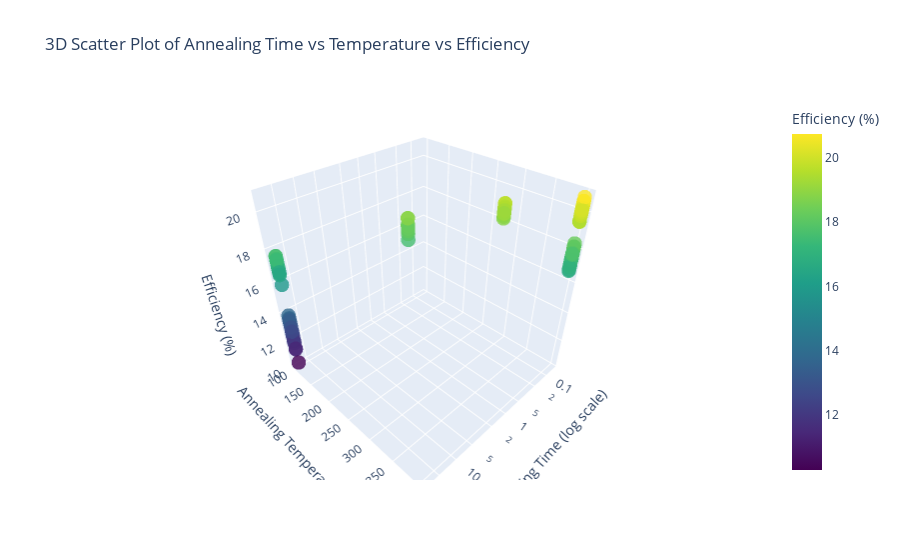

Here is the notebook cell this chart was saved with:
### Code cell
import plotly.graph_objects as go

hover_text = []
for index, row in df_clean.iterrows():
  # Format the chemical formula with proper subscripts
  composition = row['data.perovskite.composition_long_form']
  # Replace numbers with HTML subscript format
  formatted_composition = ''
  i = 0
  while i < len(composition):
    if i < len(composition)-1 and composition[i].isalpha() and composition[i+1].isdigit():
      # Get the element symbol
      element = composition[i]
      # Move to the first digit
      i += 1
      # Collect all digits and decimals for the subscript
      num_str = ''
      while i < len(composition) and (composition[i].isdigit() or composition[i] == '.'):
        num_str += composition[i]
        i += 1
      # Add the element with subscripted number
      formatted_composition += element + '<sub>' + num_str + '</sub>'
    else:
      formatted_composition += composition[i]
      i += 1
  
  hover_text.append(
    f"<b>Composition:</b> {formatted_composition}<br>" +
    f"<b>Efficiency:</b> {row['results.properties.optoelectronic.solar_cell.efficiency']:.2f}%<br>" +
    f"<b>Annealing Temp:</b> {row['data.perovskite_deposition.thermal_annealing_temperature']}°C<br>" + 
    f"<b>Annealing Time:</b> {row['data.perovskite_deposition.thermal_annealing_time']} hr<br>" +
    f"<b>Solvents:</b> {row['data.perovskite_deposition.solvents']}<br>" +
    f"<b>Solvent Ratios:</b> {row['data.perovskite_deposition.solvents_mixing_ratios']}"
  )

fig = go.Figure(data=[go.Scatter3d(
  x=df_clean['data.perovskite_deposition.thermal_annealing_time'],
  y=df_clean['data.perovskite_deposition.thermal_annealing_temperature'],
  z=df_clean['results.properties.optoelectronic.solar_cell.efficiency'],
  mode='markers',
  marker=dict(
    size=5,
    opacity=0.8,
    color=df_clean['results.properties.optoelectronic.solar_cell.efficiency'],
    colorscale='Viridis',
    colorbar=dict(title='Efficiency (%)')
  ),
  text=hover_text,
  hoverinfo='text'
)])

fig.update_layout(
  scene=dict(
    xaxis_title='Annealing Time (log scale)',
    yaxis_title='Annealing Temperature (°C)',
    zaxis_title='Efficiency (%)',
    xaxis=dict(type="log")
  ),
  title='3D Scatter Plot of Annealing Time vs Temperature vs Efficiency'
)

fig.show()

### Figure 1 — Plotly figure (JSON) as saved in the notebook; plotly's stock layout.template omitted (floating-point values rounded to 4 significant figures)
{"data": [{"hoverinfo": "text", "marker": {"color": [20.28, 17.59, 17.75, 16.99, 17.12, 18.5, 17.6, 12.51, 13.38, 17.41, 11.99, 16.96, 17.16, 20.14, 18.32, 18.32, 19.15, 19.25, 19.24, 12.58, 13.62, 17.42, 17.17, 18.32, 19.71, 19.49, 20.17, 16.81, 20.37, 20.18, 18.05, 20.55, 16.85, 16.79, 19.42, 13.15, 17.5, 17.6, 18.05, 18.87, 19.22, 17.3, 19.33, 20.27, 18.48, 18.27, 12.32, 19.04, 16.81, 16.72, 19.69, 13.56, 13.82, 19.13, 17.37, 19.14, 16.72, 19.51, 20.45, 19.52, 19.43, 17.69, 11.33, 18.96, 18.12, 13.32, 12.73, 11.83, 17.58, 16.55, 16.9, 16.98, 17.09, 17.33, 12.03, 20.37, 17.95, 17.39, 19.05, 10.28, 17.96, 19.33, 17.95, 13.53, 15.85, 13.47, 11.38, 18.86, 17.47, 13.37, 18.12, 19.8, 20.09, 19.89, 20.36, 19.24, 18.14, 18.13, 16.63, 12.97, 19.99, 19.13, 20.56, 18.14, 18.41, 18.26, 16.46, 12.66, 19.51, 17.33, 16.95, 20.18, 17.68, 19.31, 17.75, 20.75, 20.08, 19.15, 18.86], "colorbar": {"title": {"text": "Efficiency (%)"}}, "colorscale": [[0, "#440154"], [0.1111, "#482878"], [0.2222, "#3e4989"], [0.3333, "#31688e"], [0.4444, "#26828e"], [0.5556, "#1f9e89"], [0.6667, "#35b779"], [0.7778, "#6ece58"], [0.8889, "#b5de2b"], [1, "#fde725"]], "opacity": 0.8, "size": 5}, "mode": "markers", "text": ["<b>Composition:</b> FA<sub>0.85</sub>MA<sub>0.15</sub>PbBr<sub>0.45</sub>I<sub>2.55</sub><br><b>Efficiency:</b> 20.28%<br><b>Annealing Temp:</b> 400.0°C<br><b>Annealing Time:</b> 0.066 hr<br><b>Solvents:</b> DMF; DMSO<br><b>Solvent Ratios:</b> 4; 1", "<b>Composition:</b> FA<sub>0.85</sub>MA<sub>0.15</sub>PbBr<sub>0.45</sub>I<sub>2.55</sub><br><b>Efficiency:</b> 17.59%<br><b>Annealing Temp:</b> 400.0°C<br><b>Annealing Time:</b> 0.066 hr<br><b>Solvents:</b> DMF; DMSO<br><b>Solvent Ratios:</b> 4; 1", "<b>Composition:</b> FA<sub>0.85</sub>MA<sub>0.15</sub>PbBr<sub>0.45</sub>I<sub>2.55</sub><br><b>Efficiency:</b> 17.75%<br><b>Annealing Temp:</b> 400.0°C<br><b>Annealing Time:</b> 0.066 hr<br><b>Solvents:</b> DMF; DMSO<br><b>Solvent Ratios:</b> 4; 1", "<b>Composition:</b> FA<sub>0.85</sub>MA<sub>0.15</sub>PbBr<sub>0.45</sub>I<sub>2.55</sub><br><b>Efficiency:</b> 16.99%<br><b>Annealing Temp:</b> 100.0°C<br><b>Annealing Time:</b> 30.0 hr<br><b>Solvents:</b> DMF; DMSO<br><b>Solvent Ratios:</b> 4; 1", "<b>Composition:</b> FA<sub>0.85</sub>MA<sub>0.15</sub>PbBr<sub>0.45</sub>I<sub>2.55</sub><br><b>Efficiency:</b> 17.12%<br><b>Annealing Temp:</b> 100.0°C<br><b>Annealing Time:</b> 30.0 hr<br><b>Solvents:</b> DMF; DMSO<br><b>Solvent Ratios:</b> 4; 1", "<b>Composition:</b> FA<sub>0.85</sub>MA<sub>0.15</sub>PbBr<sub>0.45</sub>I<sub>2.55</sub><br><b>Efficiency:</b> 18.50%<br><b>Annealing Temp:</b> 200.0°C<br><b>Annealing Time:</b> 1.0 hr<br><b>Solvents:</b> DMF; DMSO<br><b>Solvent Ratios:</b> 4; 1", "<b>Composition:</b> FA<sub>0.85</sub>MA<sub>0.15</sub>PbBr<sub>0.45</sub>I<sub>2.55</sub><br><b>Efficiency:</b> 17.60%<br><b>Annealing Temp:</b> 200.0°C<br><b>Annealing Time:</b> 1.0 hr<br><b>Solvents:</b> DMF; DMSO<br><b>Solvent Ratios:</b> 4; 1", "<b>Composition:</b> FA<sub>0.85</sub>MA<sub>0.15</sub>PbBr<sub>0.45</sub>I<sub>2.55</sub><br><b>Efficiency:</b> 12.51%<br><b>Annealing Temp:</b> 100.0°C<br><b>Annealing Time:</b> 30.0 hr<br><b>Solvents:</b> DMF; DMSO<br><b>Solvent Ratios:</b> 4; 1", "<b>Composition:</b> FA<sub>0.85</sub>MA<sub>0.15</sub>PbBr<sub>0.45</sub>I<sub>2.55</sub><br><b>Efficiency:</b> 13.38%<br><b>Annealing Temp:</b> 100.0°C<br><b>Annealing Time:</b> 30.0 hr<br><b>Solvents:</b> DMF; DMSO<br><b>Solvent Ratios:</b> 4; 1", "<b>Composition:</b> FA<sub>0.85</sub>MA<sub>0.15</sub>PbBr<sub>0.45</sub>I<sub>2.55</sub><br><b>Efficiency:</b> 17.41%<br><b>Annealing Temp:</b> 100.0°C<br><b>Annealing Time:</b> 30.0 hr<br><b>Solvents:</b> DMF; DMSO<br><b>Solvent Ratios:</b> 4; 1", "<b>Composition:</b> FA<sub>0.85</sub>MA<sub>0.15</sub>PbBr<sub>0.45</sub>I<sub>2.55</sub><br><b>Efficiency:</b> 11.99%<br><b>Annealing Temp:</b> 100.0°C<br><b>Annealing Time:</b> 30.0 hr<br><b>Solvents:</b> DMF; DMSO<br><b>Solvent Ratios:</b> 4; 1", "<b>Composition:</b> FA<sub>0.85</sub>MA<sub>0.15</sub>PbBr<sub>0.45</sub>I<sub>2.55</sub><br><b>Efficiency:</b> 16.96%<br><b>Annealing Temp:</b> 100.0°C<br><b>Annealing Time:</b> 30.0 hr<br><b>Solvents:</b> DMF; DMSO<br><b>Solvent Ratios:</b> 4; 1", "<b>Composition:</b> FA<sub>0.85</sub>MA<sub>0.15</sub>PbBr<sub>0.45</sub>I<sub>2.55</sub><br><b>Efficiency:</b> 17.16%<br><b>Annealing Temp:</b> 100.0°C<br><b>Annealing Time:</b> 30.0 hr<br><b>Solvents:</b> DMF; DMSO<br><b>Solvent Ratios:</b> 4; 1", "<b>Composition:</b> FA<sub>0.85</sub>MA<sub>0.15</sub>PbBr<sub>0.45</sub>I<sub>2.55</sub><br><b>Efficiency:</b> 20.14%<br><b>Annealing Temp:</b> 400.0°C<br><b>Annealing Time:</b> 0.066 hr<br><b>Solvents:</b> DMF; DMSO<br><b>Solvent Ratios:</b> 4; 1", "<b>Composition:</b> FA<sub>0.85</sub>MA<sub>0.15</sub>PbBr<sub>0.45</sub>I<sub>2.55</sub><br><b>Efficiency:</b> 18.32%<br><b>Annealing Temp:</b> 400.0°C<br><b>Annealing Time:</b> 0.066 hr<br><b>Solvents:</b> DMF; DMSO<br><b>Solvent Ratios:</b> 4; 1", "<b>Composition:</b> FA<sub>0.85</sub>MA<sub>0.15</sub>PbBr<sub>0.45</sub>I<sub>2.55</sub><br><b>Efficiency:</b> 18.32%<br><b>Annealing Temp:</b> 200.0°C<br><b>Annealing Time:</b> 1.0 hr<br><b>Solvents:</b> DMF; DMSO<br><b>Solvent Ratios:</b> 4; 1", "<b>Composition:</b> FA<sub>0.85</sub>MA<sub>0.15</sub>PbBr<sub>0.45</sub>I<sub>2.55</sub><br><b>Efficiency:</b> 19.15%<br><b>Annealing Temp:</b> 300.0°C<br><b>Annealing Time:</b> 0.133 hr<br><b>Solvents:</b> DMF; DMSO<br><b>Solvent Ratios:</b> 4; 1", "<b>Composition:</b> FA<sub>0.85</sub>MA<sub>0.15</sub>PbBr<sub>0.45</sub>I<sub>2.55</sub><br><b>Efficiency:</b> 19.25%<br><b>Annealing Temp:</b> 300.0°C<br><b>Annealing Time:</b> 0.133 hr<br><b>Solvents:</b> DMF; DMSO<br><b>Solvent Ratios:</b> 4; 1", "<b>Composition:</b> FA<sub>0.85</sub>MA<sub>0.15</sub>PbBr<sub>0.45</sub>I<sub>2.55</sub><br><b>Efficiency:</b> 19.24%<br><b>Annealing Temp:</b> 300.0°C<br><b>Annealing Time:</b> 0.133 hr<br><b>Solvents:</b> DMF; DMSO<br><b>Solvent Ratios:</b> 4; 1", "<b>Composition:</b> FA<sub>0.85</sub>MA<sub>0.15</sub>PbBr<sub>0.45</sub>I<sub>2.55</sub><br><b>Efficiency:</b> 12.58%<br><b>Annealing Temp:</b> 100.0°C<br><b>Annealing Time:</b> 30.0 hr<br><b>Solvents:</b> DMF; DMSO<br><b>Solvent Ratios:</b> 4; 1", "<b>Composition:</b> FA<sub>0.85</sub>MA<sub>0.15</sub>PbBr<sub>0.45</sub>I<sub>2.55</sub><br><b>Efficiency:</b> 13.62%<br><b>Annealing Temp:</b> 100.0°C<br><b>Annealing Time:</b> 30.0 hr<br><b>Solvents:</b> DMF; DMSO<br><b>Solvent Ratios:</b> 4; 1", "<b>Composition:</b> FA<sub>0.85</sub>MA<sub>0.15</sub>PbBr<sub>0.45</sub>I<sub>2.55</sub><br><b>Efficiency:</b> 17.42%<br><b>Annealing Temp:</b> 100.0°C<br><b>Annealing Time:</b> 30.0 hr<br><b>Solvents:</b> DMF; DMSO<br><b>Solvent Ratios:</b> 4; 1", "<b>Composition:</b> FA<sub>0.85</sub>MA<sub>0.15</sub>PbBr<sub>0.45</sub>I<sub>2.55</sub><br><b>Efficiency:</b> 17.17%<br><b>Annealing Temp:</b> 400.0°C<br><b>Annealing Time:</b> 0.066 hr<br><b>Solvents:</b> DMF; DMSO<br><b>Solvent Ratios:</b> 4; 1", "<b>Composition:</b> FA<sub>0.85</sub>MA<sub>0.15</sub>PbBr<sub>0.45</sub>I<sub>2.55</sub><br><b>Efficiency:</b> 18.32%<br><b>Annealing Temp:</b> 200.0°C<br><b>Annealing Time:</b> 1.0 hr<br><b>Solvents:</b> DMF; DMSO<br><b>Solvent Ratios:</b> 4; 1", "<b>Composition:</b> FA<sub>0.85</sub>MA<sub>0.15</sub>PbBr<sub>0.45</sub>I<sub>2.55</sub><br><b>Efficiency:</b> 19.71%<br><b>Annealing Temp:</b> 300.0°C<br><b>Annealing Time:</b> 0.133 hr<br><b>Solvents:</b> DMF; DMSO<br><b>Solvent Ratios:</b> 4; 1", "<b>Composition:</b> FA<sub>0.85</sub>MA<sub>0.15</sub>PbBr<sub>0.45</sub>I<sub>2.55</sub><br><b>Efficiency:</b> 19.49%<br><b>Annealing Temp:</b> 400.0°C<br><b>Annealing Time:</b> 0.066 hr<br><b>Solvents:</b> DMF; DMSO<br><b>Solvent Ratios:</b> 4; 1", "<b>Composition:</b> FA<sub>0.85</sub>MA<sub>0.15</sub>PbBr<sub>0.45</sub>I<sub>2.55</sub><br><b>Efficiency:</b> 20.17%<br><b>Annealing Temp:</b> 400.0°C<br><b>Annealing Time:</b> 0.066 hr<br><b>Solvents:</b> DMF; DMSO<br><b>Solvent Ratios:</b> 4; 1", "<b>Composition:</b> FA<sub>0.85</sub>MA<sub>0.15</sub>PbBr<sub>0.45</sub>I<sub>2.55</sub><br><b>Efficiency:</b> 16.81%<br><b>Annealing Temp:</b> 100.0°C<br><b>Annealing Time:</b> 30.0 hr<br><b>Solvents:</b> DMF; DMSO<br><b>Solvent Ratios:</b> 4; 1", "<b>Composition:</b> FA<sub>0.85</sub>MA<sub>0.15</sub>PbBr<sub>0.45</sub>I<sub>2.55</sub><br><b>Efficiency:</b> 20.37%<br><b>Annealing Temp:</b> 400.0°C<br><b>Annealing Time:</b> 0.066 hr<br><b>Solvents:</b> DMF; DMSO<br><b>Solvent Ratios:</b> 4; 1", "<b>Composition:</b> FA<sub>0.85</sub>MA<sub>0.15</sub>PbBr<sub>0.45</sub>I<sub>2.55</sub><br><b>Efficiency:</b> 20.18%<br><b>Annealing Temp:</b> 400.0°C<br><b>Annealing Time:</b> 0.066 hr<br><b>Solvents:</b> DMF; DMSO<br><b>Solvent Ratios:</b> 4; 1", "<b>Composition:</b> FA<sub>0.85</sub>MA<sub>0.15</sub>PbBr<sub>0.45</sub>I<sub>2.55</sub><br><b>Efficiency:</b> 18.05%<br><b>Annealing Temp:</b> 400.0°C<br><b>Annealing Time:</b> 0.066 hr<br><b>Solvents:</b> DMF; DMSO<br><b>Solvent Ratios:</b> 4; 1", "<b>Composition:</b> FA<sub>0.85</sub>MA<sub>0.15</sub>PbBr<sub>0.45</sub>I<sub>2.55</sub><br><b>Efficiency:</b> 20.55%<br><b>Annealing Temp:</b> 400.0°C<br><b>Annealing Time:</b> 0.066 hr<br><b>Solvents:</b> DMF; DMSO<br><b>Solvent Ratios:</b> 4; 1", "<b>Composition:</b> FA<sub>0.85</sub>MA<sub>0.15</sub>PbBr<sub>0.45</sub>I<sub>2.55</sub><br><b>Efficiency:</b> 16.85%<br><b>Annealing Temp:</b> 100.0°C<br><b>Annealing Time:</b> 30.0 hr<br><b>Solvents:</b> DMF; DMSO<br><b>Solvent Ratios:</b> 4; 1", "<b>Composition:</b> FA<sub>0.85</sub>MA<sub>0.15</sub>PbBr<sub>0.45</sub>I<sub>2.55</sub><br><b>Efficiency:</b> 16.79%<br><b>Annealing Temp:</b> 400.0°C<br><b>Annealing Time:</b> 0.066 hr<br><b>Solvents:</b> DMF; DMSO<br><b>Solvent Ratios:</b> 4; 1", "<b>Composition:</b> FA<sub>0.85</sub>MA<sub>0.15</sub>PbBr<sub>0.45</sub>I<sub>2.55</sub><br><b>Efficiency:</b> 19.42%<br><b>Annealing Temp:</b> 300.0°C<br><b>Annealing Time:</b> 0.133 hr<br><b>Solvents:</b> DMF; DMSO<br><b>Solvent Ratios:</b> 4; 1", "<b>Composition:</b> FA<sub>0.85</sub>MA<sub>0.15</sub>PbBr<sub>0.45</sub>I<sub>2.55</sub><br><b>Efficiency:</b> 13.15%<br><b>Annealing Temp:</b> 100.0°C<br><b>Annealing Time:</b> 30.0 hr<br><b>Solvents:</b> DMF; DMSO<br><b>Solvent Ratios:</b> 4; 1", "<b>Composition:</b> FA<sub>0.85</sub>MA<sub>0.15</sub>PbBr<sub>0.45</sub>I<sub>2.55</sub><br><b>Efficiency:</b> 17.50%<br><b>Annealing Temp:</b> 400.0°C<br><b>Annealing Time:</b> 0.066 hr<br><b>Solvents:</b> DMF; DMSO<br><b>Solvent Ratios:</b> 4; 1", "<b>Composition:</b> FA<sub>0.85</sub>MA<sub>0.15</sub>PbBr<sub>0.45</sub>I<sub>2.55</sub><br><b>Efficiency:</b> 17.60%<br><b>Annealing Temp:</b> 100.0°C<br><b>Annealing Time:</b> 30.0 hr<br><b>Solvents:</b> DMF; DMSO<br><b>Solvent Ratios:</b> 4; 1", "<b>Composition:</b> FA<sub>0.85</sub>MA<sub>0.15</sub>PbBr<sub>0.45</sub>I<sub>2.55</sub><br><b>Efficiency:</b> 18.05%<br><b>Annealing Temp:</b> 400.0°C<br><b>Annealing Time:</b> 0.066 hr<br><b>Solvents:</b> DMF; DMSO<br><b>Solvent Ratios:</b> 4; 1", "<b>Composition:</b> FA<sub>0.85</sub>MA<sub>0.15</sub>PbBr<sub>0.45</sub>I<sub>2.55</sub><br><b>Efficiency:</b> 18.87%<br><b>Annealing Temp:</b> 200.0°C<br><b>Annealing Time:</b> 1.0 hr<br><b>Solvents:</b> DMF; DMSO<br><b>Solvent Ratios:</b> 4; 1", "<b>Composition:</b> FA<sub>0.85</sub>MA<sub>0.15</sub>PbBr<sub>0.45</sub>I<sub>2.55</sub><br><b>Efficiency:</b> 19.22%<br><b>Annealing Temp:</b> 300.0°C<br><b>Annealing Time:</b> 0.133 hr<br><b>Solvents:</b> DMF; DMSO<br><b>Solvent Ratios:</b> 4; 1", "<b>Composition:</b> FA<sub>0.85</sub>MA<sub>0.15</sub>PbBr<sub>0.45</sub>I<sub>2.55</sub><br><b>Efficiency:</b> 17.30%<br><b>Annealing Temp:</b> 100.0°C<br><b>Annealing Time:</b> 30.0 hr<br><b>Solvents:</b> DMF; DMSO<br><b>Solvent Ratios:</b> 4; 1", "<b>Composition:</b> FA<sub>0.85</sub>MA<sub>0.15</sub>PbBr<sub>0.45</sub>I<sub>2.55</sub><br><b>Efficiency:</b> 19.33%<br><b>Annealing Temp:</b> 300.0°C<br><b>Annealing Time:</b> 0.133 hr<br><b>Solvents:</b> DMF; DMSO<br><b>Solvent Ratios:</b> 4; 1", "<b>Composition:</b> FA<sub>0.85</sub>MA<sub>0.15</sub>PbBr<sub>0.45</sub>I<sub>2.55</sub><br><b>Efficiency:</b> 20.27%<br><b>Annealing Temp:</b> 400.0°C<br><b>Annealing Time:</b> 0.066 hr<br><b>Solvents:</b> DMF; DMSO<br><b>Solvent Ratios:</b> 4; 1", "<b>Composition:</b> FA<sub>0.85</sub>MA<sub>0.15</sub>PbBr<sub>0.45</sub>I<sub>2.55</sub><br><b>Efficiency:</b> 18.48%<br><b>Annealing Temp:</b> 200.0°C<br><b>Annealing Time:</b> 1.0 hr<br><b>Solvents:</b> DMF; DMSO<br><b>Solvent Ratios:</b> 4; 1", "<b>Composition:</b> FA<sub>0.85</sub>MA<sub>0.15</sub>PbBr<sub>0.45</sub>I<sub>2.55</sub><br><b>Efficiency:</b> 18.27%<br><b>Annealing Temp:</b> 200.0°C<br><b>Annealing Time:</b> 1.0 hr<br><b>Solvents:</b> DMF; DMSO<br><b>Solvent Ratios:</b> 4; 1", "<b>Composition:</b> FA<sub>0.85</sub>MA<sub>0.15</sub>PbBr<sub>0.45</sub>I<sub>2.55</sub><br><b>Efficiency:</b> 12.32%<br><b>Annealing Temp:</b> 100.0°C<br><b>Annealing Time:</b> 30.0 hr<br><b>Solvents:</b> DMF; DMSO<br><b>Solvent Ratios:</b> 4; 1", "<b>Composition:</b> FA<sub>0.85</sub>MA<sub>0.15</sub>PbBr<sub>0.45</sub>I<sub>2.55</sub><br><b>Efficiency:</b> 19.04%<br><b>Annealing Temp:</b> 300.0°C<br><b>Annealing Time:</b> 0.133 hr<br><b>Solvents:</b> DMF; DMSO<br><b>Solvent Ratios:</b> 4; 1", "<b>Composition:</b> FA<sub>0.85</sub>MA<sub>0.15</sub>PbBr<sub>0.45</sub>I<sub>2.55</sub><br><b>Efficiency:</b> 16.81%<br><b>Annealing Temp:</b> 100.0°C<br><b>Annealing Time:</b> 30.0 hr<br><b>Solvents:</b> DMF; DMSO<br><b>Solvent Ratios:</b> 4; 1", "<b>Composition:</b> FA<sub>0.85</sub>MA<sub>0.15</sub>PbBr<sub>0.45</sub>I<sub>2.55</sub><br><b>Efficiency:</b> 16.72%<br><b>Annealing Temp:</b> 400.0°C<br><b>Annealing Time:</b> 0.066 hr<br><b>Solvents:</b> DMF; DMSO<br><b>Solvent Ratios:</b> 4; 1", "<b>Composition:</b> FA<sub>0.85</sub>MA<sub>0.15</sub>PbBr<sub>0.45</sub>I<sub>2.55</sub><br><b>Efficiency:</b> 19.69%<br><b>Annealing Temp:</b> 300.0°C<br><b>Annealing Time:</b> 0.133 hr<br><b>Solvents:</b> DMF; DMSO<br><b>Solvent Ratios:</b> 4; 1", "<b>Composition:</b> FA<sub>0.85</sub>MA<sub>0.15</sub>PbBr<sub>0.45</sub>I<sub>2.55</sub><br><b>Efficiency:</b> 13.56%<br><b>Annealing Temp:</b> 100.0°C<br><b>Annealing Time:</b> 30.0 hr<br><b>Solvents:</b> DMF; DMSO<br><b>Solvent Ratios:</b> 4; 1", "<b>Composition:</b> FA<sub>0.85</sub>MA<sub>0.15</sub>PbBr<sub>0.45</sub>I<sub>2.55</sub><br><b>Efficiency:</b> 13.82%<br><b>Annealing Temp:</b> 100.0°C<br><b>Annealing Time:</b> 30.0 hr<br><b>Solvents:</b> DMF; DMSO<br><b>Solvent Ratios:</b> 4; 1", "<b>Composition:</b> FA<sub>0.85</sub>MA<sub>0.15</sub>PbBr<sub>0.45</sub>I<sub>2.55</sub><br><b>Efficiency:</b> 19.13%<br><b>Annealing Temp:</b> 300.0°C<br><b>Annealing Time:</b> 0.133 hr<br><b>Solvents:</b> DMF; DMSO<br><b>Solvent Ratios:</b> 4; 1", "<b>Composition:</b> FA<sub>0.85</sub>MA<sub>0.15</sub>PbBr<sub>0.45</sub>I<sub>2.55</sub><br><b>Efficiency:</b> 17.37%<br><b>Annealing Temp:</b> 400.0°C<br><b>Annealing Time:</b> 0.066 hr<br><b>Solvents:</b> DMF; DMSO<br><b>Solvent Ratios:</b> 4; 1", "<b>Composition:</b> FA<sub>0.85</sub>MA<sub>0.15</sub>PbBr<sub>0.45</sub>I<sub>2.55</sub><br><b>Efficiency:</b> 19.14%<br><b>Annealing Temp:</b> 300.0°C<br><b>Annealing Time:</b> 0.133 hr<br><b>Solvents:</b> DMF; DMSO<br><b>Solvent Ratios:</b> 4; 1", "<b>Composition:</b> FA<sub>0.85</sub>MA<sub>0.15</sub>PbBr<sub>0.45</sub>I<sub>2.55</sub><br><b>Efficiency:</b> 16.72%<br><b>Annealing Temp:</b> 100.0°C<br><b>Annealing Time:</b> 30.0 hr<br><b>Solvents:</b> DMF; DMSO<br><b>Solvent Ratios:</b> 4; 1", "<b>Composition:</b> FA<sub>0.85</sub>MA<sub>0.15</sub>PbBr<sub>0.45</sub>I<sub>2.55</sub><br><b>Efficiency:</b> 19.51%<br><b>Annealing Temp:</b> 400.0°C<br><b>Annealing Time:</b> 0.066 hr<br><b>Solvents:</b> DMF; DMSO<br><b>Solvent Ratios:</b> 4; 1", "<b>Composition:</b> FA<sub>0.85</sub>MA<sub>0.15</sub>PbBr<sub>0.45</sub>I<sub>2.55</sub><br><b>Efficiency:</b> 20.45%<br><b>Annealing Temp:</b> 400.0°C<br><b>Annealing Time:</b> 0.066 hr<br><b>Solvents:</b> DMF; DMSO<br><b>Solvent Ratios:</b> 4; 1", "<b>Composition:</b> FA<sub>0.85</sub>MA<sub>0.15</sub>PbBr<sub>0.45</sub>I<sub>2.55</sub><br><b>Efficiency:</b> 19.52%<br><b>Annealing Temp:</b> 400.0°C<br><b>Annealing Time:</b> 0.066 hr<br><b>Solvents:</b> DMF; DMSO<br><b>Solvent Ratios:</b> 4; 1", "<b>Composition:</b> FA<sub>0.85</sub>MA<sub>0.15</sub>PbBr<sub>0.45</sub>I<sub>2.55</sub><br><b>Efficiency:</b> 19.43%<br><b>Annealing Temp:</b> 300.0°C<br><b>Annealing Time:</b> 0.133 hr<br><b>Solvents:</b> DMF; DMSO<br><b>Solvent Ratios:</b> 4; 1", "<b>Composition:</b> FA<sub>0.85</sub>MA<sub>0.15</sub>PbBr<sub>0.45</sub>I<sub>2.55</sub><br><b>Efficiency:</b> 17.69%<br><b>Annealing Temp:</b> 400.0°C<br><b>Annealing Time:</b> 0.066 hr<br><b>Solvents:</b> DMF; DMSO<br><b>Solvent Ratios:</b> 4; 1", "<b>Composition:</b> FA<sub>0.85</sub>MA<sub>0.15</sub>PbBr<sub>0.45</sub>I<sub>2.55</sub><br><b>Efficiency:</b> 11.33%<br><b>Annealing Temp:</b> 100.0°C<br><b>Annealing Time:</b> 30.0 hr<br><b>Solvents:</b> DMF; DMSO<br><b>Solvent Ratios:</b> 4; 1", "<b>Composition:</b> FA<sub>0.85</sub>MA<sub>0.15</sub>PbBr<sub>0.45</sub>I<sub>2.55</sub><br><b>Efficiency:</b> 18.96%<br><b>Annealing Temp:</b> 300.0°C<br><b>Annealing Time:</b> 0.133 hr<br><b>Solvents:</b> DMF; DMSO<br><b>Solvent Ratios:</b> 4; 1", "<b>Composition:</b> FA<sub>0.85</sub>MA<sub>0.15</sub>PbBr<sub>0.45</sub>I<sub>2.55</sub><br><b>Efficiency:</b> 18.12%<br><b>Annealing Temp:</b> 400.0°C<br><b>Annealing Time:</b> 0.066 hr<br><b>Solvents:</b> DMF; DMSO<br><b>Solvent Ratios:</b> 4; 1", "<b>Composition:</b> FA<sub>0.85</sub>MA<sub>0.15</sub>PbBr<sub>0.45</sub>I<sub>2.55</sub><br><b>Efficiency:</b> 13.32%<br><b>Annealing Temp:</b> 100.0°C<br><b>Annealing Time:</b> 30.0 hr<br><b>Solvents:</b> DMF; DMSO<br><b>Solvent Ratios:</b> 4; 1", "<b>Composition:</b> FA<sub>0.85</sub>MA<sub>0.15</sub>PbBr<sub>0.45</sub>I<sub>2.55</sub><br><b>Efficiency:</b> 12.73%<br><b>Annealing Temp:</b> 100.0°C<br><b>Annealing Time:</b> 30.0 hr<br><b>Solvents:</b> DMF; DMSO<br><b>Solvent Ratios:</b> 4; 1", "<b>Composition:</b> FA<sub>0.85</sub>MA<sub>0.15</sub>PbBr<sub>0.45</sub>I<sub>2.55</sub><br><b>Efficiency:</b> 11.83%<br><b>Annealing Temp:</b> 100.0°C<br><b>Annealing Time:</b> 30.0 hr<br><b>Solvents:</b> DMF; DMSO<br><b>Solvent Ratios:</b> 4; 1", "<b>Composition:</b> FA<sub>0.85</sub>MA<sub>0.15</sub>PbBr<sub>0.45</sub>I<sub>2.55</sub><br><b>Efficiency:</b> 17.58%<br><b>Annealing Temp:</b> 100.0°C<br><b>Annealing Time:</b> 30.0 hr<br><b>Solvents:</b> DMF; DMSO<br><b>Solvent Ratios:</b> 4; 1", "<b>Composition:</b> FA<sub>0.85</sub>MA<sub>0.15</sub>PbBr<sub>0.45</sub>I<sub>2.55</sub><br><b>Efficiency:</b> 16.55%<br><b>Annealing Temp:</b> 100.0°C<br><b>Annealing Time:</b> 30.0 hr<br><b>Solvents:</b> DMF; DMSO<br><b>Solvent Ratios:</b> 4; 1", "<b>Composition:</b> FA<sub>0.85</sub>MA<sub>0.15</sub>PbBr<sub>0.45</sub>I<sub>2.55</sub><br><b>Efficiency:</b> 16.90%<br><b>Annealing Temp:</b> 100.0°C<br><b>Annealing Time:</b> 30.0 hr<br><b>Solvents:</b> DMF; DMSO<br><b>Solvent Ratios:</b> 4; 1", "<b>Composition:</b> FA<sub>0.85</sub>MA<sub>0.15</sub>PbBr<sub>0.45</sub>I<sub>2.55</sub><br><b>Efficiency:</b> 16.98%<br><b>Annealing Temp:</b> 100.0°C<br><b>Annealing Time:</b> 30.0 hr<br><b>Solvents:</b> DMF; DMSO<br><b>Solvent Ratios:</b> 4; 1", "<b>Composition:</b> FA<sub>0.85</sub>MA<sub>0.15</sub>PbBr<sub>0.45</sub>I<sub>2.55</sub><br><b>Efficiency:</b> 17.09%<br><b>Annealing Temp:</b> 400.0°C<br><b>Annealing Time:</b> 0.066 hr<br><b>Solvents:</b> DMF; DMSO<br><b>Solvent Ratios:</b> 4; 1", "<b>Composition:</b> FA<sub>0.85</sub>MA<sub>0.15</sub>PbBr<sub>0.45</sub>I<sub>2.55</sub><br><b>Efficiency:</b> 17.33%<br><b>Annealing Temp:</b> 100.0°C<br><b>Annealing Time:</b> 30.0 hr<br><b>Solvents:</b> DMF; DMSO<br><b>Solvent Ratios:</b> 4; 1", "<b>Composition:</b> FA<sub>0.85</sub>MA<sub>0.15</sub>PbBr<sub>0.45</sub>I<sub>2.55</sub><br><b>Efficiency:</b> 12.03%<br><b>Annealing Temp:</b> 100.0°C<br><b>Annealing Time:</b> 30.0 hr<br><b>Solvents:</b> DMF; DMSO<br><b>Solvent Ratios:</b> 4; 1", "<b>Composition:</b> FA<sub>0.85</sub>MA<sub>0.15</sub>PbBr<sub>0.45</sub>I<sub>2.55</sub><br><b>Efficiency:</b> 20.37%<br><b>Annealing Temp:</b> 400.0°C<br><b>Annealing Time:</b> 0.066 hr<br><b>Solvents:</b> DMF; DMSO<br><b>Solvent Ratios:</b> 4; 1", "<b>Composition:</b> FA<sub>0.85</sub>MA<sub>0.15</sub>PbBr<sub>0.45</sub>I<sub>2.55</sub><br><b>Efficiency:</b> 17.95%<br><b>Annealing Temp:</b> 400.0°C<br><b>Annealing Time:</b> 0.066 hr<br><b>Solvents:</b> DMF; DMSO<br><b>Solvent Ratios:</b> 4; 1", "<b>Composition:</b> FA<sub>0.85</sub>MA<sub>0.15</sub>PbBr<sub>0.45</sub>I<sub>2.55</sub><br><b>Efficiency:</b> 17.39%<br><b>Annealing Temp:</b> 100.0°C<br><b>Annealing Time:</b> 30.0 hr<br><b>Solvents:</b> DMF; DMSO<br><b>Solvent Ratios:</b> 4; 1", "<b>Composition:</b> FA<sub>0.85</sub>MA<sub>0.15</sub>PbBr<sub>0.45</sub>I<sub>2.55</sub><br><b>Efficiency:</b> 19.05%<br><b>Annealing Temp:</b> 300.0°C<br><b>Annealing Time:</b> 0.133 hr<br><b>Solvents:</b> DMF; DMSO<br><b>Solvent Ratios:</b> 4; 1", "<b>Composition:</b> FA<sub>0.85</sub>MA<sub>0.15</sub>PbBr<sub>0.45</sub>I<sub>2.55</sub><br><b>Efficiency:</b> 10.28%<br><b>Annealing Temp:</b> 100.0°C<br><b>Annealing Time:</b> 30.0 hr<br><b>Solvents:</b> DMF; DMSO<br><b>Solvent Ratios:</b> 4; 1", "<b>Composition:</b> FA<sub>0.85</sub>MA<sub>0.15</sub>PbBr<sub>0.45</sub>I<sub>2.55</sub><br><b>Efficiency:</b> 17.96%<br><b>Annealing Temp:</b> 400.0°C<br><b>Annealing Time:</b> 0.066 hr<br><b>Solvents:</b> DMF; DMSO<br><b>Solvent Ratios:</b> 4; 1", "<b>Composition:</b> FA<sub>0.85</sub>MA<sub>0.15</sub>PbBr<sub>0.45</sub>I<sub>2.55</sub><br><b>Efficiency:</b> 19.33%<br><b>Annealing Temp:</b> 300.0°C<br><b>Annealing Time:</b> 0.133 hr<br><b>Solvents:</b> DMF; DMSO<br><b>Solvent Ratios:</b> 4; 1", "<b>Composition:</b> FA<sub>0.85</sub>MA<sub>0.15</sub>PbBr<sub>0.45</sub>I<sub>2.55</sub><br><b>Efficiency:</b> 17.95%<br><b>Annealing Temp:</b> 200.0°C<br><b>Annealing Time:</b> 1.0 hr<br><b>Solvents:</b> DMF; DMSO<br><b>Solvent Ratios:</b> 4; 1", "<b>Composition:</b> FA<sub>0.85</sub>MA<sub>0.15</sub>PbBr<sub>0.45</sub>I<sub>2.55</sub><br><b>Efficiency:</b> 13.53%<br><b>Annealing Temp:</b> 100.0°C<br><b>Annealing Time:</b> 30.0 hr<br><b>Solvents:</b> DMF; DMSO<br><b>Solvent Ratios:</b> 4; 1", "<b>Composition:</b> FA<sub>0.85</sub>MA<sub>0.15</sub>PbBr<sub>0.45</sub>I<sub>2.55</sub><br><b>Efficiency:</b> 15.85%<br><b>Annealing Temp:</b> 100.0°C<br><b>Annealing Time:</b> 30.0 hr<br><b>Solvents:</b> DMF; DMSO<br><b>Solvent Ratios:</b> 4; 1", "<b>Composition:</b> FA<sub>0.85</sub>MA<sub>0.15</sub>PbBr<sub>0.45</sub>I<sub>2.55</sub><br><b>Efficiency:</b> 13.47%<br><b>Annealing Temp:</b> 100.0°C<br><b>Annealing Time:</b> 30.0 hr<br><b>Solvents:</b> DMF; DMSO<br><b>Solvent Ratios:</b> 4; 1", "<b>Composition:</b> FA<sub>0.85</sub>MA<sub>0.15</sub>PbBr<sub>0.45</sub>I<sub>2.55</sub><br><b>Efficiency:</b> 11.38%<br><b>Annealing Temp:</b> 100.0°C<br><b>Annealing Time:</b> 30.0 hr<br><b>Solvents:</b> DMF; DMSO<br><b>Solvent Ratios:</b> 4; 1", "<b>Composition:</b> FA<sub>0.85</sub>MA<sub>0.15</sub>PbBr<sub>0.45</sub>I<sub>2.55</sub><br><b>Efficiency:</b> 18.86%<br><b>Annealing Temp:</b> 300.0°C<br><b>Annealing Time:</b> 0.133 hr<br><b>Solvents:</b> DMF; DMSO<br><b>Solvent Ratios:</b> 4; 1", "<b>Composition:</b> FA<sub>0.85</sub>MA<sub>0.15</sub>PbBr<sub>0.45</sub>I<sub>2.55</sub><br><b>Efficiency:</b> 17.47%<br><b>Annealing Temp:</b> 400.0°C<br><b>Annealing Time:</b> 0.066 hr<br><b>Solvents:</b> DMF; DMSO<br><b>Solvent Ratios:</b> 4; 1", "<b>Composition:</b> FA<sub>0.85</sub>MA<sub>0.15</sub>PbBr<sub>0.45</sub>I<sub>2.55</sub><br><b>Efficiency:</b> 13.37%<br><b>Annealing Temp:</b> 100.0°C<br><b>Annealing Time:</b> 30.0 hr<br><b>Solvents:</b> DMF; DMSO<br><b>Solvent Ratios:</b> 4; 1", "<b>Composition:</b> FA<sub>0.85</sub>MA<sub>0.15</sub>PbBr<sub>0.45</sub>I<sub>2.55</sub><br><b>Efficiency:</b> 18.12%<br><b>Annealing Temp:</b> 200.0°C<br><b>Annealing Time:</b> 1.0 hr<br><b>Solvents:</b> DMF; DMSO<br><b>Solvent Ratios:</b> 4; 1", "<b>Composition:</b> FA<sub>0.85</sub>MA<sub>0.15</sub>PbBr<sub>0.45</sub>I<sub>2.55</sub><br><b>Efficiency:</b> 19.80%<br><b>Annealing Temp:</b> 400.0°C<br><b>Annealing Time:</b> 0.066 hr<br><b>Solvents:</b> DMF; DMSO<br><b>Solvent Ratios:</b> 4; 1", "<b>Composition:</b> FA<sub>0.85</sub>MA<sub>0.15</sub>PbBr<sub>0.45</sub>I<sub>2.55</sub><br><b>Efficiency:</b> 20.09%<br><b>Annealing Temp:</b> 400.0°C<br><b>Annealing Time:</b> 0.066 hr<br><b>Solvents:</b> DMF; DMSO<br><b>Solvent Ratios:</b> 4; 1", "<b>Composition:</b> FA<sub>0.85</sub>MA<sub>0.15</sub>PbBr<sub>0.45</sub>I<sub>2.55</sub><br><b>Efficiency:</b> 19.89%<br><b>Annealing Temp:</b> 400.0°C<br><b>Annealing Time:</b> 0.066 hr<br><b>Solvents:</b> DMF; DMSO<br><b>Solvent Ratios:</b> 4; 1", "<b>Composition:</b> FA<sub>0.85</sub>MA<sub>0.15</sub>PbBr<sub>0.45</sub>I<sub>2.55</sub><br><b>Efficiency:</b> 20.36%<br><b>Annealing Temp:</b> 400.0°C<br><b>Annealing Time:</b> 0.066 hr<br><b>Solvents:</b> DMF; DMSO<br><b>Solvent Ratios:</b> 4; 1", "<b>Composition:</b> FA<sub>0.85</sub>MA<sub>0.15</sub>PbBr<sub>0.45</sub>I<sub>2.55</sub><br><b>Efficiency:</b> 19.24%<br><b>Annealing Temp:</b> 300.0°C<br><b>Annealing Time:</b> 0.133 hr<br><b>Solvents:</b> DMF; DMSO<br><b>Solvent Ratios:</b> 4; 1", "<b>Composition:</b> FA<sub>0.85</sub>MA<sub>0.15</sub>PbBr<sub>0.45</sub>I<sub>2.55</sub><br><b>Efficiency:</b> 18.14%<br><b>Annealing Temp:</b> 200.0°C<br><b>Annealing Time:</b> 1.0 hr<br><b>Solvents:</b> DMF; DMSO<br><b>Solvent Ratios:</b> 4; 1", "<b>Composition:</b> FA<sub>0.85</sub>MA<sub>0.15</sub>PbBr<sub>0.45</sub>I<sub>2.55</sub><br><b>Efficiency:</b> 18.13%<br><b>Annealing Temp:</b> 200.0°C<br><b>Annealing Time:</b> 1.0 hr<br><b>Solvents:</b> DMF; DMSO<br><b>Solvent Ratios:</b> 4; 1", "<b>Composition:</b> FA<sub>0.85</sub>MA<sub>0.15</sub>PbBr<sub>0.45</sub>I<sub>2.55</sub><br><b>Efficiency:</b> 16.63%<br><b>Annealing Temp:</b> 100.0°C<br><b>Annealing Time:</b> 30.0 hr<br><b>Solvents:</b> DMF; DMSO<br><b>Solvent Ratios:</b> 4; 1", "<b>Composition:</b> FA<sub>0.85</sub>MA<sub>0.15</sub>PbBr<sub>0.45</sub>I<sub>2.55</sub><br><b>Efficiency:</b> 12.97%<br><b>Annealing Temp:</b> 100.0°C<br><b>Annealing Time:</b> 30.0 hr<br><b>Solvents:</b> DMF; DMSO<br><b>Solvent Ratios:</b> 4; 1", "<b>Composition:</b> FA<sub>0.85</sub>MA<sub>0.15</sub>PbBr<sub>0.45</sub>I<sub>2.55</sub><br><b>Efficiency:</b> 19.99%<br><b>Annealing Temp:</b> 400.0°C<br><b>Annealing Time:</b> 0.066 hr<br><b>Solvents:</b> DMF; DMSO<br><b>Solvent Ratios:</b> 4; 1", "<b>Composition:</b> FA<sub>0.85</sub>MA<sub>0.15</sub>PbBr<sub>0.45</sub>I<sub>2.55</sub><br><b>Efficiency:</b> 19.13%<br><b>Annealing Temp:</b> 300.0°C<br><b>Annealing Time:</b> 0.133 hr<br><b>Solvents:</b> DMF; DMSO<br><b>Solvent Ratios:</b> 4; 1", "<b>Composition:</b> FA<sub>0.85</sub>MA<sub>0.15</sub>PbBr<sub>0.45</sub>I<sub>2.55</sub><br><b>Efficiency:</b> 20.56%<br><b>Annealing Temp:</b> 400.0°C<br><b>Annealing Time:</b> 0.066 hr<br><b>Solvents:</b> DMF; DMSO<br><b>Solvent Ratios:</b> 4; 1", "<b>Composition:</b> FA<sub>0.85</sub>MA<sub>0.15</sub>PbBr<sub>0.45</sub>I<sub>2.55</sub><br><b>Efficiency:</b> 18.14%<br><b>Annealing Temp:</b> 400.0°C<br><b>Annealing Time:</b> 0.066 hr<br><b>Solvents:</b> DMF; DMSO<br><b>Solvent Ratios:</b> 4; 1", "<b>Composition:</b> FA<sub>0.85</sub>MA<sub>0.15</sub>PbBr<sub>0.45</sub>I<sub>2.55</sub><br><b>Efficiency:</b> 18.41%<br><b>Annealing Temp:</b> 200.0°C<br><b>Annealing Time:</b> 1.0 hr<br><b>Solvents:</b> DMF; DMSO<br><b>Solvent Ratios:</b> 4; 1", "<b>Composition:</b> FA<sub>0.85</sub>MA<sub>0.15</sub>PbBr<sub>0.45</sub>I<sub>2.55</sub><br><b>Efficiency:</b> 18.26%<br><b>Annealing Temp:</b> 200.0°C<br><b>Annealing Time:</b> 1.0 hr<br><b>Solvents:</b> DMF; DMSO<br><b>Solvent Ratios:</b> 4; 1", "<b>Composition:</b> FA<sub>0.85</sub>MA<sub>0.15</sub>PbBr<sub>0.45</sub>I<sub>2.55</sub><br><b>Efficiency:</b> 16.46%<br><b>Annealing Temp:</b> 100.0°C<br><b>Annealing Time:</b> 30.0 hr<br><b>Solvents:</b> DMF; DMSO<br><b>Solvent Ratios:</b> 4; 1", "<b>Composition:</b> FA<sub>0.85</sub>MA<sub>0.15</sub>PbBr<sub>0.45</sub>I<sub>2.55</sub><br><b>Efficiency:</b> 12.66%<br><b>Annealing Temp:</b> 100.0°C<br><b>Annealing Time:</b> 30.0 hr<br><b>Solvents:</b> DMF; DMSO<br><b>Solvent Ratios:</b> 4; 1", "<b>Composition:</b> FA<sub>0.85</sub>MA<sub>0.15</sub>PbBr<sub>0.45</sub>I<sub>2.55</sub><br><b>Efficiency:</b> 19.51%<br><b>Annealing Temp:</b> 300.0°C<br><b>Annealing Time:</b> 0.133 hr<br><b>Solvents:</b> DMF; DMSO<br><b>Solvent Ratios:</b> 4; 1", "<b>Composition:</b> FA<sub>0.85</sub>MA<sub>0.15</sub>PbBr<sub>0.45</sub>I<sub>2.55</sub><br><b>Efficiency:</b> 17.33%<br><b>Annealing Temp:</b> 400.0°C<br><b>Annealing Time:</b> 0.066 hr<br><b>Solvents:</b> DMF; DMSO<br><b>Solvent Ratios:</b> 4; 1", "<b>Composition:</b> FA<sub>0.85</sub>MA<sub>0.15</sub>PbBr<sub>0.45</sub>I<sub>2.55</sub><br><b>Efficiency:</b> 16.95%<br><b>Annealing Temp:</b> 400.0°C<br><b>Annealing Time:</b> 0.066 hr<br><b>Solvents:</b> DMF; DMSO<br><b>Solvent Ratios:</b> 4; 1", "<b>Composition:</b> FA<sub>0.85</sub>MA<sub>0.15</sub>PbBr<sub>0.45</sub>I<sub>2.55</sub><br><b>Efficiency:</b> 20.18%<br><b>Annealing Temp:</b> 400.0°C<br><b>Annealing Time:</b> 0.066 hr<br><b>Solvents:</b> DMF; DMSO<br><b>Solvent Ratios:</b> 4; 1", "<b>Composition:</b> FA<sub>0.85</sub>MA<sub>0.15</sub>PbBr<sub>0.45</sub>I<sub>2.55</sub><br><b>Efficiency:</b> 17.68%<br><b>Annealing Temp:</b> 400.0°C<br><b>Annealing Time:</b> 0.066 hr<br><b>Solvents:</b> DMF; DMSO<br><b>Solvent Ratios:</b> 4; 1", "<b>Composition:</b> FA<sub>0.85</sub>MA<sub>0.15</sub>PbBr<sub>0.45</sub>I<sub>2.55</sub><br><b>Efficiency:</b> 19.31%<br><b>Annealing Temp:</b> 300.0°C<br><b>Annealing Time:</b> 0.133 hr<br><b>Solvents:</b> DMF; DMSO<br><b>Solvent Ratios:</b> 4; 1", "<b>Composition:</b> FA<sub>0.85</sub>MA<sub>0.15</sub>PbBr<sub>0.45</sub>I<sub>2.55</sub><br><b>Efficiency:</b> 17.75%<br><b>Annealing Temp:</b> 400.0°C<br><b>Annealing Time:</b> 0.066 hr<br><b>Solvents:</b> DMF; DMSO<br><b>Solvent Ratios:</b> 4; 1", "<b>Composition:</b> FA<sub>0.85</sub>MA<sub>0.15</sub>PbBr<sub>0.45</sub>I<sub>2.55</sub><br><b>Efficiency:</b> 20.75%<br><b>Annealing Temp:</b> 400.0°C<br><b>Annealing Time:</b> 0.066 hr<br><b>Solvents:</b> DMF; DMSO<br><b>Solvent Ratios:</b> 4; 1", "<b>Composition:</b> FA<sub>0.85</sub>MA<sub>0.15</sub>PbBr<sub>0.45</sub>I<sub>2.55</sub><br><b>Efficiency:</b> 20.08%<br><b>Annealing Temp:</b> 400.0°C<br><b>Annealing Time:</b> 0.066 hr<br><b>Solvents:</b> DMF; DMSO<br><b>Solvent Ratios:</b> 4; 1", "<b>Composition:</b> FA<sub>0.85</sub>MA<sub>0.15</sub>PbBr<sub>0.45</sub>I<sub>2.55</sub><br><b>Efficiency:</b> 19.15%<br><b>Annealing Temp:</b> 300.0°C<br><b>Annealing Time:</b> 0.133 hr<br><b>Solvents:</b> DMF; DMSO<br><b>Solvent Ratios:</b> 4; 1", "<b>Composition:</b> FA<sub>0.85</sub>MA<sub>0.15</sub>PbBr<sub>0.45</sub>I<sub>2.55</sub><br><b>Efficiency:</b> 18.86%<br><b>Annealing Temp:</b> 200.0°C<br><b>Annealing Time:</b> 1.0 hr<br><b>Solvents:</b> DMF; DMSO<br><b>Solvent Ratios:</b> 4; 1"], "type": "scatter3d", "x": [0.066, 0.066, 0.066, 30.0, 30.0, 1.0, 1.0, 30.0, 30.0, 30.0, 30.0, 30.0, 30.0, 0.066, 0.066, 1.0, 0.133, 0.133, 0.133, 30.0, 30.0, 30.0, 0.066, 1.0, 0.133, 0.066, 0.066, 30.0, 0.066, 0.066, 0.066, 0.066, 30.0, 0.066, 0.133, 30.0, 0.066, 30.0, 0.066, 1.0, 0.133, 30.0, 0.133, 0.066, 1.0, 1.0, 30.0, 0.133, 30.0, 0.066, 0.133, 30.0, 30.0, 0.133, 0.066, 0.133, 30.0, 0.066, 0.066, 0.066, 0.133, 0.066, 30.0, 0.133, 0.066, 30.0, 30.0, 30.0, 30.0, 30.0, 30.0, 30.0, 0.066, 30.0, 30.0, 0.066, 0.066, 30.0, 0.133, 30.0, 0.066, 0.133, 1.0, 30.0, 30.0, 30.0, 30.0, 0.133, 0.066, 30.0, 1.0, 0.066, 0.066, 0.066, 0.066, 0.133, 1.0, 1.0, 30.0, 30.0, 0.066, 0.133, 0.066, 0.066, 1.0, 1.0, 30.0, 30.0, 0.133, 0.066, 0.066, 0.066, 0.066, 0.133, 0.066, 0.066, 0.066, 0.133, 1.0], "y": [400.0, 400.0, 400.0, 100.0, 100.0, 200.0, 200.0, 100.0, 100.0, 100.0, 100.0, 100.0, 100.0, 400.0, 400.0, 200.0, 300.0, 300.0, 300.0, 100.0, 100.0, 100.0, 400.0, 200.0, 300.0, 400.0, 400.0, 100.0, 400.0, 400.0, 400.0, 400.0, 100.0, 400.0, 300.0, 100.0, 400.0, 100.0, 400.0, 200.0, 300.0, 100.0, 300.0, 400.0, 200.0, 200.0, 100.0, 300.0, 100.0, 400.0, 300.0, 100.0, 100.0, 300.0, 400.0, 300.0, 100.0, 400.0, 400.0, 400.0, 300.0, 400.0, 100.0, 300.0, 400.0, 100.0, 100.0, 100.0, 100.0, 100.0, 100.0, 100.0, 400.0, 100.0, 100.0, 400.0, 400.0, 100.0, 300.0, 100.0, 400.0, 300.0, 200.0, 100.0, 100.0, 100.0, 100.0, 300.0, 400.0, 100.0, 200.0, 400.0, 400.0, 400.0, 400.0, 300.0, 200.0, 200.0, 100.0, 100.0, 400.0, 300.0, 400.0, 400.0, 200.0, 200.0, 100.0, 100.0, 300.0, 400.0, 400.0, 400.0, 400.0, 300.0, 400.0, 400.0, 400.0, 300.0, 200.0], "z": [20.28, 17.59, 17.75, 16.99, 17.12, 18.5, 17.6, 12.51, 13.38, 17.41, 11.99, 16.96, 17.16, 20.14, 18.32, 18.32, 19.15, 19.25, 19.24, 12.58, 13.62, 17.42, 17.17, 18.32, 19.71, 19.49, 20.17, 16.81, 20.37, 20.18, 18.05, 20.55, 16.85, 16.79, 19.42, 13.15, 17.5, 17.6, 18.05, 18.87, 19.22, 17.3, 19.33, 20.27, 18.48, 18.27, 12.32, 19.04, 16.81, 16.72, 19.69, 13.56, 13.82, 19.13, 17.37, 19.14, 16.72, 19.51, 20.45, 19.52, 19.43, 17.69, 11.33, 18.96, 18.12, 13.32, 12.73, 11.83, 17.58, 16.55, 16.9, 16.98, 17.09, 17.33, 12.03, 20.37, 17.95, 17.39, 19.05, 10.28, 17.96, 19.33, 17.95, 13.53, 15.85, 13.47, 11.38, 18.86, 17.47, 13.37, 18.12, 19.8, 20.09, 19.89, 20.36, 19.24, 18.14, 18.13, 16.63, 12.97, 19.99, 19.13, 20.56, 18.14, 18.41, 18.26, 16.46, 12.66, 19.51, 17.33, 16.95, 20.18, 17.68, 19.31, 17.75, 20.75, 20.08, 19.15, 18.86]}], "layout": {"scene": {"xaxis": {"title": {"text": "Annealing Time (log scale)"}, "type": "log"}, "yaxis": {"title": {"text": "Annealing Temperature (°C)"}}, "zaxis": {"title": {"text": "Efficiency (%)"}}}, "title": {"text": "3D Scatter Plot of Annealing Time vs Temperature vs Efficiency"}}}
